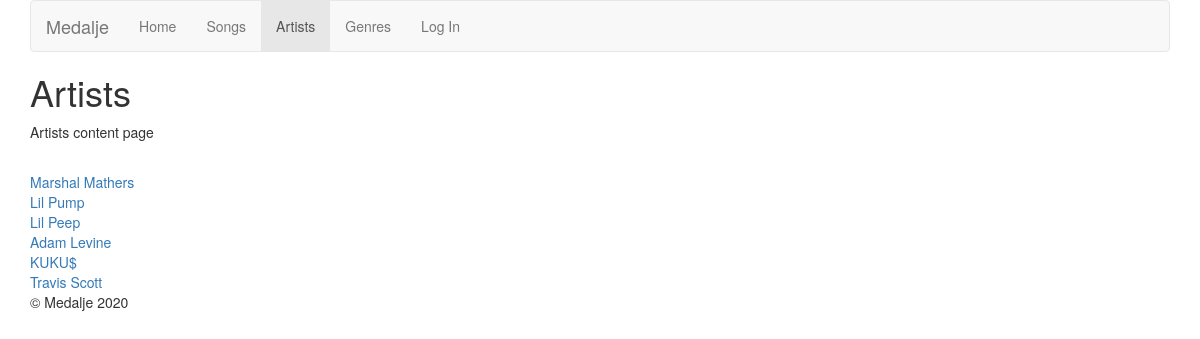
/?page=artists&id=3, run on the app's committed database.
### tables this page shows
CREATE TABLE IF NOT EXISTS `pages` (
  `pageID` int(11) NOT NULL AUTO_INCREMENT,
  `pageTitle` varchar(32) NOT NULL,
  `isRoot` tinyint(1) NOT NULL,
  `pageContent` text NOT NULL,
  PRIMARY KEY (`pageID`)
);

CREATE TABLE IF NOT EXISTS `artists` (
  `id` int(11) NOT NULL AUTO_INCREMENT,
  `firstName` varchar(60) DEFAULT NULL,
  `lastName` varchar(60) DEFAULT NULL,
  `birthday` date DEFAULT NULL,
  PRIMARY KEY (`id`)
);

### artist.php (the view, shortened to what this page needs)
<?php
$id = $_GET['id'];
$sql = mysqli_query($connection, "SELECT * FROM artists WHERE id='{$id}'");
$row = mysqli_fetch_assoc($sql);
if (!empty($row)) {
    echo "<h2>";
    echo "All songs by artist: ";
    echo $row['firstName'] . " " . $row['lastName'];
    echo "</h2>";
} else {
    include 'pages.php';
    $sql = mysqli_query($connection, "SELECT * FROM artists ORDER BY id");
    while ($row = mysqli_fetch_assoc($sql)) {
        echo '<a href="' . DIR . '?page=artists&id=' . $_GET['id'] . "&id=" . $row['id'] . '">' . $row['firstName'] . " " . $row['lastName'] . "</a><br>";
    }
}
?>

### includes/header.php (shortened to what this page needs)
<!DOCTYPE html PUBLIC "-//W3C//DTD XHTML 1.0 Transitional//EN" "http://www.w3.org/TR/xhtml1/DTD/xhtml1-transitional.dtd">
<html xmlns="http://www.w3.org/1999/xhtml">
<head>
    <link href="<?php echo DIR; ?>style/style.css" rel="stylesheet" type="text/css" />
    <link rel="stylesheet" href="https://maxcdn.bootstrapcdn.com/bootstrap/3.4.0/css/bootstrap.min.css">
</head>
<body>

### index.php (shortened to what this page needs)
<?php
require_once('includes/config.php');
require_once('includes/header.php');
?>
<div class="container">
    <?php
    require('includes/nav.php');
    ?>
    <div id="content">
        <?php
        if (isset($_GET['page'])) {
            if (isset($_GET['id'])) {
                switch ($_GET['page']) {
                    case 'artists':
                        include_once 'artists.php';
                        break;
                }
            }
        } else {
            include_once 'homepage.php';
        }
        ?>
    </div>
    <?php
    require('includes/footer.php');
    ?>

### includes/nav.php (shortened to what this page needs)
<nav class="navbar navbar-default">
    <div class="container-fluid">
        <div class="navbar-header">
            <a class="navbar-brand" href="<?php echo DIR; ?>"><?php echo SITETITLE; ?></a>
        </div>
        <?php
        $active = 0;
        if (isset($_GET['id'])) {
            $active = $_GET['id'];
        }
        ?>
        <ul class="nav navbar-nav">
            <li <?php echo ($active == 0) ? 'class="active"' : ''; ?>><a href="<?php echo DIR; ?>">Home</a></li>
            <?php
            $result = mysqli_query($connection, "SELECT * FROM pages WHERE isRoot='1' ORDER BY pageID");
            while ($row = mysqli_fetch_assoc($result)) {
                switch ($row['pageTitle']) {
                    case "Artists":
                        $page = 'artists';
                        break;
                    case "Songs":
                        $page = 'songs';
                        break;
                    case "Genres":
                        $page = 'genres';
                        break;
                }
                echo '<li ' . (($row["pageID"] == $active) ? 'class="active"' : '') . '><a href="' . DIR . '?page=' . $page . '&id=' . $row["pageID"] . '">' . $row['pageTitle'] . '</a></li>';
            }
            echo '<li class="col-ml-4"><a href="http://localhost/medalje/admin/login.php">Log In</a></li>';
            ?>
        </ul>
    </div>
</nav>

### artists.php (shortened to what this page needs)
<?php
if(isset($_GET['id'])){
	include 'artist.php';
}
?>

### pages.php
<?php
    $id = $_GET['id'];
    $id = mysqli_real_escape_string($connection, $id);
    $q = mysqli_query($connection,"SELECT * FROM pages WHERE pageID='$id'");
    $r = mysqli_fetch_assoc($q);
    echo "<h1>".$r['pageTitle']."</h2>";
    echo $r['pageContent']. "<br>";
?>

### includes/footer.php (shortened to what this page needs)
<div id="footer">
    <div class="copy">&copy; <?php echo SITETITLE . ' ' . date('Y'); ?> </div>
</div>
</div>
</body>
</html>

### data on the page
pages: pageTitle "Songs"
pages: pageTitle "Artists", pageContent "Artists content page"
pages: pageTitle "Genres"
artists: firstName "Marshal", lastName "Mathers"
artists: firstName "Lil", lastName "Pump"
artists: firstName "Lil", lastName "Peep"
artists: firstName "Adam", lastName "Levine"
artists: firstName "KUKU$"
artists: firstName "Travis", lastName "Scott"

### other printed values
SITETITLE "Medalje"
